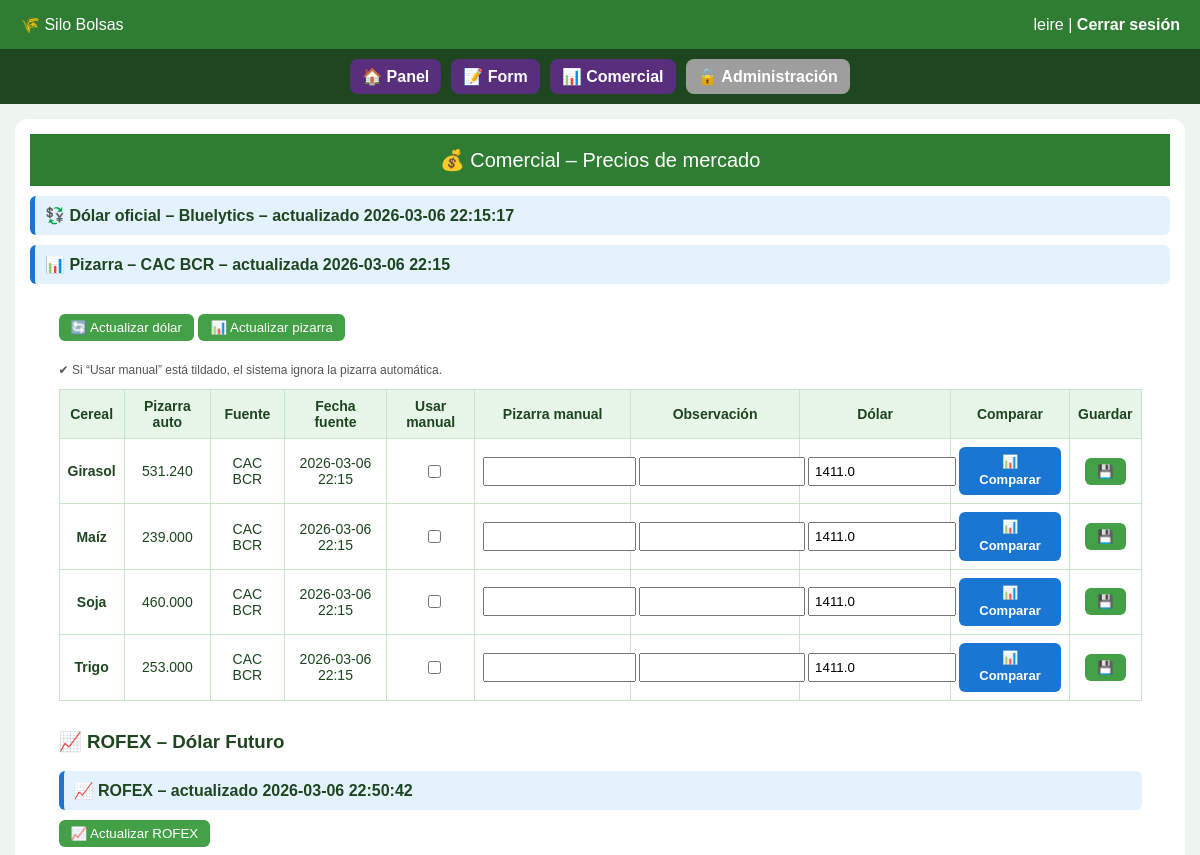
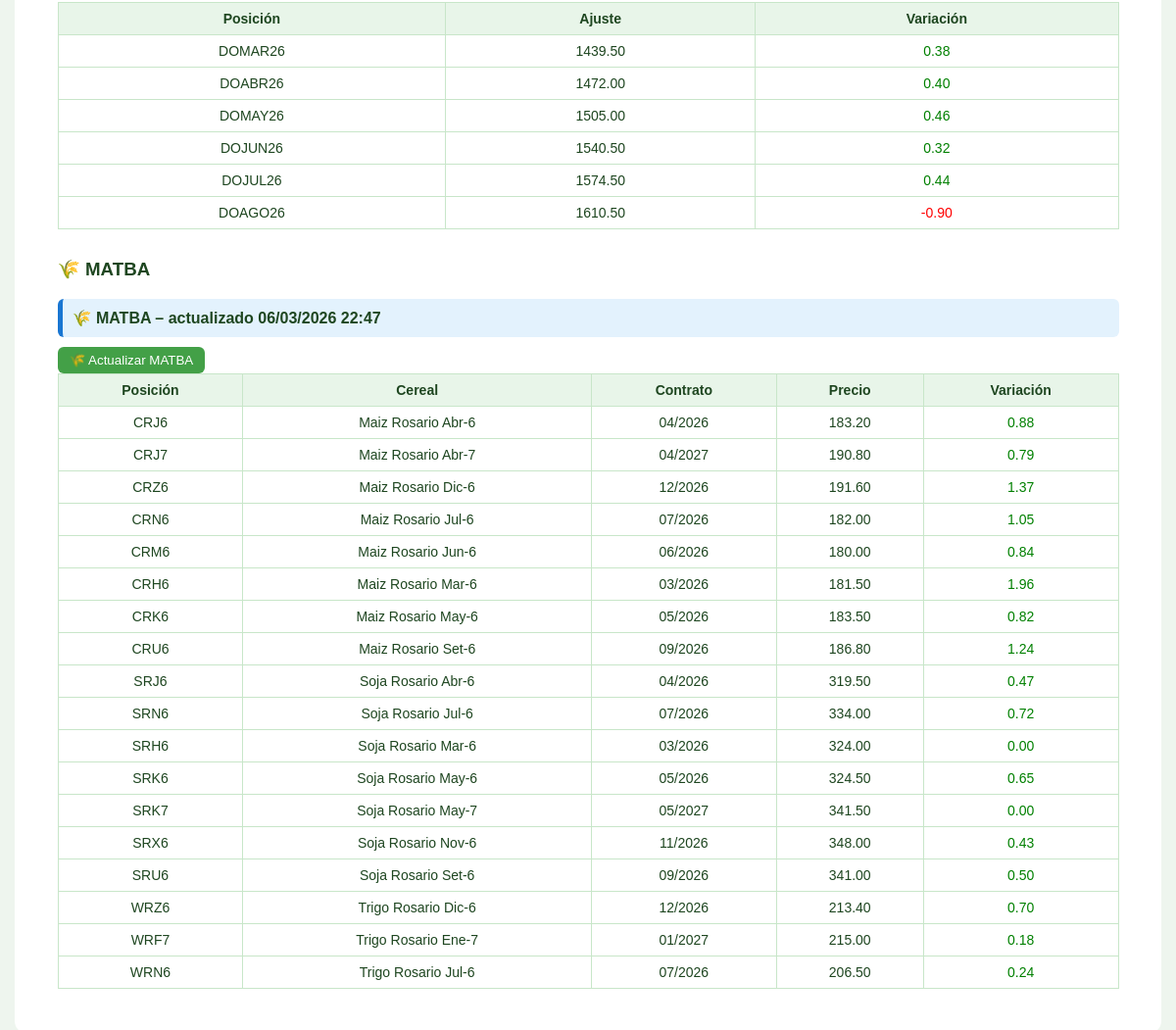
/comercial/ (signed in), run on the app's committed database (2 pictures, top to bottom).
### tables this page shows
CREATE TABLE usuarios (
            id INTEGER PRIMARY KEY AUTOINCREMENT,
            username TEXT UNIQUE NOT NULL,
            password TEXT NOT NULL,
            rol TEXT NOT NULL,
            empresa_id INTEGER,
            sucursal_id INTEGER,
            es_superadmin INTEGER DEFAULT 0,
            forzar_cambio_password INTEGER DEFAULT 0,
            FOREIGN KEY (empresa_id) REFERENCES empresas(id),
            FOREIGN KEY (sucursal_id) REFERENCES sucursales(id)
        );

CREATE TABLE mercado (
            id INTEGER PRIMARY KEY AUTOINCREMENT,
            empresa_id INTEGER NOT NULL,
            cereal TEXT,
            pizarra_auto REAL,
            fuente TEXT,
            fecha_fuente TEXT,
            pizarra_manual REAL,
            usar_manual INTEGER DEFAULT 0,
            obs_precio TEXT,
            dolar REAL,
            fecha TEXT,
            UNIQUE(empresa_id, cereal),
            FOREIGN KEY (empresa_id) REFERENCES empresas(id)
        );

CREATE TABLE rofex (
        id INTEGER PRIMARY KEY AUTOINCREMENT,
        posicion TEXT NOT NULL,
        ajuste REAL,
        ajuste_anterior REAL,
        variacion REAL,
        fecha DATETIME DEFAULT CURRENT_TIMESTAMP
    );

CREATE TABLE matba (
        id INTEGER PRIMARY KEY AUTOINCREMENT,
        posicion TEXT NOT NULL,
        cereal TEXT,
        precio REAL,
        precio_anterior REAL,
        variacion REAL,
        fecha DATETIME DEFAULT CURRENT_TIMESTAMP
    , mes TEXT);

### comercial/routes.py (the view)
@comercial_bp.route("/")
@login_required
def comercial():
    if not tiene_permiso("comercial"):
        return acceso_denegado("comercial")
    empresa_id = empresa_actual()
    if not empresa_id:
        return redirect(url_for("panel.panel"))
    conn = get_db()
    rows = conn.execute("""
        SELECT cereal,
            pizarra_auto,
            fuente,
            fecha_fuente,
            pizarra_manual,
            usar_manual,
            obs_precio,
            dolar,
            fecha
        FROM mercado
        WHERE empresa_id=?
        ORDER BY cereal
    """, (empresa_id,)).fetchall()
    dolar_info = conn.execute("""
        SELECT dolar, fecha
        FROM mercado
        WHERE empresa_id=?
        AND dolar > 0
        ORDER BY fecha DESC
        LIMIT 1
    """, (empresa_id,)).fetchone()
    fecha_dolar_arg = None
    if dolar_info and dolar_info["fecha"]:
        fecha_utc = datetime.fromisoformat(dolar_info["fecha"])
        fecha_utc = fecha_utc.replace(tzinfo=ZoneInfo("UTC"))
        fecha_arg = fecha_utc.astimezone(ZoneInfo("America/Argentina/Buenos_Aires"))
        fecha_dolar_arg = fecha_arg.strftime("%Y-%m-%d %H:%M:%S")
    fecha_pizarra = None
    if rows:
        fecha_pizarra = rows[0]["fecha_fuente"]
    rofex = conn.execute("""
        SELECT posicion, ajuste, variacion, fecha
        FROM rofex
        ORDER BY fecha DESC
        LIMIT 10
    """).fetchall()
    rofex_fecha = conn.execute("""
        SELECT fecha
        FROM rofex
        ORDER BY fecha DESC
        LIMIT 1
    """).fetchone()
    fecha_rofex_arg = None
    if rofex_fecha and rofex_fecha["fecha"]:
        fecha_utc = datetime.fromisoformat(rofex_fecha["fecha"])
        fecha_utc = fecha_utc.replace(tzinfo=ZoneInfo("UTC"))
        fecha_arg = fecha_utc.astimezone(ZoneInfo("America/Argentina/Buenos_Aires"))
        fecha_rofex_arg = fecha_arg.strftime("%Y-%m-%d %H:%M:%S")
    matba = conn.execute("""
        SELECT posicion, cereal, precio, variacion, fecha, mes
        FROM matba
        ORDER BY fecha DESC
        LIMIT 18
    """).fetchall()
    matba_fecha = conn.execute("""
        SELECT fecha
        FROM matba
        ORDER BY fecha DESC
        LIMIT 1
    """).fetchone()
    fecha_matba_arg = None
    if matba_fecha and matba_fecha["fecha"]:
        fecha_obj = datetime.fromisoformat(matba_fecha["fecha"])
        fecha_matba_arg = fecha_obj.strftime("%d/%m/%Y %H:%M")
    conn.close()
    return render_template(
        "comercial.html",
        mercado=rows,
        dolar_info=dolar_info,
        fecha_dolar_arg=fecha_dolar_arg,
        fecha_pizarra=fecha_pizarra,
        rofex=rofex,
        fecha_rofex_arg=fecha_rofex_arg,
        matba=matba,
        fecha_matba_arg=fecha_matba_arg,
        puede_comparador=tiene_permiso("comparador"),
    )

### app.py (called while the page is built, shortened)
@app.context_processor
def inject_permisos():
    return dict(tiene_permiso=tiene_permiso)

@app.context_processor
def inject_estado_contrato():
    empresa_alerta = None
    empresa_vencida = False
    if current_user.is_authenticated and not current_user.es_superadmin:
        conn = get_db()
        empresa = conn.execute("""
            SELECT fecha_vencimiento
            FROM empresas
            WHERE id=?
        """, (current_user.empresa_id,)).fetchone()
        conn.close()
    return dict(
        empresa_alerta=empresa_alerta,
        empresa_vencida=empresa_vencida
    )

@app.context_processor
def inject_empresa_contexto():
    empresa_nombre = None
    return dict(empresa_activa=empresa_nombre)

### auth/models.py (called while the page is built)
    @staticmethod
    def get(user_id):
        conn = get_db()
        row = conn.execute(
            "SELECT * FROM usuarios WHERE id=?",
            (user_id,)
        ).fetchone()
        conn.close()
        if row:
            return User(row)
        return None

### auth/routes.py (called while the page is built)
@login_manager.user_loader
def load_user(user_id):
    return User.get(user_id)

### db.py (called while the page is built)
def get_db():
    if DATABASE_URL:
        conn = psycopg2.connect(DATABASE_URL)
        conn.autocommit = False
        conn.cursor_factory = psycopg2.extras.RealDictCursor
        return DBWrapper(conn, es_postgres=True)
    conn = sqlite3.connect("silobolsas.db")
    conn.row_factory = sqlite3.Row
    return DBWrapper(conn)

    def execute(self, query, params=None):
        if not self.es_postgres:
            query = query.replace("%s", "?")
        if params:
            return self.cursor.execute(query, params)
        else:
            return self.cursor.execute(query)

    def close(self):
        return self.conn.close()

### panel/routes.py (called while the page is built)
def empresa_actual():
    if current_user.es_superadmin:
        return session.get("empresa_contexto")
    return current_user.empresa_id

### templates/comercial.html (shortened to what this page needs)
{% extends "base.html" %}
{% block contenido %}
<header>💰 Comercial – Precios de mercado</header>
{% set ref = mercado[0] if mercado %}
{% if mercado and ref.fecha %}
<div style="margin:10px 0;padding:10px;background:#e3f2fd;border-left:5px solid #1976d2;border-radius:6px;font-weight:bold;">
  💱 Dólar oficial – <b>Bluelytics</b> – actualizado {{ fecha_dolar_arg }}
</div>
{% endif %}
{% if fecha_pizarra %}
<div style="margin:10px 0;padding:10px;background:#e3f2fd;border-left:5px solid #1976d2;border-radius:6px;font-weight:bold;">
  📊 Pizarra – <b>CAC BCR</b> – actualizada {{ fecha_pizarra }}
</div>
{% endif %}
<div class="container">
<button onclick="actualizarDolar()" style="margin-bottom:10px">
  🔄 Actualizar dólar
</button>
<button onclick="actualizarPizarra()">
  📊 Actualizar pizarra
</button>
<table>
<tr>
  <th>Cereal</th>
  <th>Pizarra auto</th>
  <th>Fuente</th>
  <th>Fecha fuente</th>
  <th>Usar manual</th>
  <th>Pizarra manual</th>
  <th>Observación</th>
  <th>Dólar</th>
  <th>Comparar</th>
  <th>Guardar</th>
</tr>
{% for m in mercado %}
<tr>
  <td><b>{{ m.cereal }}</b></td>
  <td>
    {% if m.pizarra_auto and m.pizarra_auto > 0 %}
      {{ "{:,.0f}".format(m.pizarra_auto).replace(",", ".") }}
    {% else %}
      -
    {% endif %}
  </td>
  <td>{{ m.fuente if m.fuente else "-" }}</td>
  <td>{{ m.fecha_fuente if m.fecha_fuente else "-" }}</td>
  <td>
    <input type="checkbox"
           id="usar_{{ m.cereal }}"
           {% if m.usar_manual %}checked{% endif %}>
  </td>
  <td>
    <input type="number" step="0.01"
           id="manual_{{ m.cereal }}"
           value="{{ m.pizarra_manual or '' }}">
  </td>
  <td>
    <input type="text"
           id="obs_{{ m.cereal }}"
           value="{{ m.obs_precio or '' }}">
  </td>
  <td>
    <input type="number" step="0.01"
           id="dolar_{{ m.cereal }}"
           value="{{ m.dolar or '' }}">
  </td>
  <td>
    <a href="{{ url_for('comercial.comparador', cereal=m.cereal) }}"
       class="btn-comparar {% if not puede_comparador %}btn-bloqueado{% endif %}">
        {% if puede_comparador %}
            📊 Comparar
        {% else %}
            🔒 Comparar
        {% endif %}
    </a>
  </td>
  <td>
    <button onclick="guardar('{{ m.cereal }}')">💾</button>
  </td>
</tr>
{% endfor %}
<p class="small">
✔ Si “Usar manual” está tildado, el sistema ignora la pizarra automática.
</p>
</table>
<h3 style="margin-top:30px;">📈 ROFEX – Dólar Futuro</h3>
{% if fecha_rofex_arg %}
<div style="margin:10px 0;padding:10px;background:#e3f2fd;border-left:5px solid #1976d2;border-radius:6px;font-weight:bold;">
📈 ROFEX – actualizado {{ fecha_rofex_arg }}
</div>
{% endif %}
<button onclick="actualizarRofex()">📈 Actualizar ROFEX</button>
{% if rofex and rofex|length > 0 %}
<table style="margin-top:10px;">
<tr>
    <th>Posición</th>
    <th>Ajuste</th>
    <th>Variación</th>
</tr>
{% for r in rofex %}
<tr>
    <td>{{ r.posicion }}</td>
    <td>{{ "%.2f"|format(r.ajuste) }}</td>
    <td style="color:{% if r.variacion >= 0 %}green{% else %}red{% endif %}">
        {{ "%.2f"|format(r.variacion) }}
    </td>
</tr>
{% endfor %}
</table>
{% else %}
<p style="margin-top:10px; color:#888;">No hay datos cargados.</p>
</table>
{% endif %}
<h3 style="margin-top:30px;">🌾 MATBA</h3>
{% if fecha_matba_arg %}
<div style="margin:10px 0;padding:10px;background:#e3f2fd;border-left:5px solid #1976d2;border-radius:6px;font-weight:bold;">
🌾 MATBA – actualizado {{ fecha_matba_arg }}
</div>
{% endif %}
<button onclick="actualizarMatba()">🌾 Actualizar MATBA</button>
{% if matba %}
<table>
<tr>
    <th>Posición</th>
    <th>Cereal</th>
    <th>Contrato</th>
    <th>Precio</th>
    <th>Variación</th>
</tr>
{% for m in matba %}
<tr>
    <td>{{ m.posicion }}</td>
    <td>{{ m.cereal }}</td>
    <td>{{ m.mes }}</td>
    <td>{{ "%.2f"|format(m.precio) }}</td>
    <td style="color:{% if m.variacion >= 0 %}green{% else %}red{% endif %}">
        {{ "%.2f"|format(m.variacion) }}
    </td>
</tr>
{% endfor %}
</table>
{% else %}
<p>No hay datos MATBA cargados.</p>
{% endif %}
</div>
{% endblock %}

### templates/base.html (shortened to what this page needs)
<!DOCTYPE html>
<html lang="es">
<head>
</head>
<body>
<div class="header">
  <div>
    🌾 Silo Bolsas
  </div>
  <div>
    {{ current_user.username }}
    |
    <a href="{{ url_for('auth.logout') }}">Cerrar sesión</a>
  </div>
</div>
{% if current_user.is_authenticated %}
<div class="nav-bar">
    {% if tiene_permiso("panel") %}
        <a href="{{ url_for('panel.panel') }}" class="nav-btn">
            🏠 Panel
        </a>
    {% else %}
        <a href="{{ url_for('panel.panel') }}" class="nav-btn locked">
            🔒 Panel
        </a>
    {% endif %}
    {% if tiene_permiso("form") %}
        <a href="{{ url_for('panel.form') }}" class="nav-btn">
            📝 Form
        </a>
    {% else %}
        <a href="{{ url_for('panel.form') }}" class="nav-btn locked">
            🔒 Form
        </a>
    {% endif %}
    {% if tiene_permiso("comercial") %}
        <a href="{{ url_for('comercial.comercial') }}" class="nav-btn">
            📊 Comercial
        </a>
    {% else %}
        <a href="{{ url_for('comercial.comercial') }}" class="nav-btn locked">
            🔒 Comercial
        </a>
    {% endif %}
    {% if current_user.es_superadmin or tiene_permiso("admin") %}
        <a href="{{ url_for('admin.admin_usuarios') }}" class="nav-btn admin">
            ⚙ Administración
        </a>
    {% else %}
        <a href="{{ url_for('admin.admin_usuarios') }}" class="nav-btn locked admin">
            🔒 Administración
        </a>
    {% endif %}
</div>
{% endif %}
<div class="container">
  {% block contenido %}{% endblock %}
</div>
</body>
</html>

### templates/base.html (style rules this page uses)
body { background:#e6f4ea; font-family:Arial, sans-serif; margin:0; padding:0; color:#1e4620; }
.header { background:#2e7d32; color:white; padding:15px 20px; display:flex; justify-content:space-between; align-items:center; }
.header a { color:white; text-decoration:none; font-weight:bold; }
.container { padding:25px; }
.nav-bar { background:#1e4620; padding:10px; display:flex; gap:10px; justify-content:center; flex-wrap:wrap; }
.nav-btn { background:#592e7d; color:white; padding:8px 14px; border-radius:8px; text-decoration:none; font-weight:bold; }
.nav-btn.locked { background:#9e9e9e; }
.nav-btn { padding: 8px 12px; border-radius: 8px; text-decoration: none; font-weight: bold; }

### templates/comercial.html (style rules this page uses)
body { font-family:Arial; background:#eef5ee; margin:0 }
header { background:#2e7d32; color:white; padding:14px; font-size:20px; text-align:center }
.container { width:95%; margin:15px auto; background:white; padding:15px; border-radius:12px }
table { width:100%; border-collapse:collapse }
th,td { border:1px solid #c8e6c9; padding:8px; text-align:center; font-size:14px }
th { background:#e8f5e9 }
input { width:100%; padding:5px }
button { background:#43a047; color:white; border:none; padding:6px 12px; border-radius:6px; cursor:pointer }
.small { font-size:12px; color:#555 }
.btn-comparar { display:inline-block; background:#1976d2; color:white; padding:6px 14px; border-radius:6px; text-decoration:none; font-size:13px; font-weight:bold; line-height:1.4; }

### data on the page
usuarios: username "leire"
mercado: fecha_fuente "2026-03-06 22:15", cereal "Girasol", pizarra_auto "531.240", fuente "CAC BCR", dolar "1411.0"
mercado: cereal "Maíz", pizarra_auto "239.000", fuente "CAC BCR", fecha_fuente "2026-03-06 22:15", dolar "1411.0"
mercado: cereal "Soja", pizarra_auto "460.000", fuente "CAC BCR", fecha_fuente "2026-03-06 22:15", dolar "1411.0"
mercado: cereal "Trigo", pizarra_auto "253.000", fuente "CAC BCR", fecha_fuente "2026-03-06 22:15", dolar "1411.0"
rofex: posicion "DOMAR26", ajuste "1439.50", variacion "0.38"
rofex: posicion "DOABR26", ajuste "1472.00", variacion "0.40"
rofex: posicion "DOMAY26", ajuste "1505.00", variacion "0.46"
rofex: posicion "DOJUN26", ajuste "1540.50", variacion "0.32"
rofex: posicion "DOJUL26", ajuste "1574.50", variacion "0.44"
rofex: posicion "DOAGO26", ajuste "1610.50", variacion "-0.90"
matba: posicion "CRJ6", cereal "Maiz Rosario Abr-6", mes "04/2026", precio "183.20", variacion "0.88"
matba: posicion "CRJ7", cereal "Maiz Rosario Abr-7", mes "04/2027", precio "190.80", variacion "0.79"
matba: posicion "CRZ6", cereal "Maiz Rosario Dic-6", mes "12/2026", precio "191.60", variacion "1.37"
matba: posicion "CRN6", cereal "Maiz Rosario Jul-6", mes "07/2026", precio "182.00", variacion "1.05"
matba: posicion "CRM6", cereal "Maiz Rosario Jun-6", mes "06/2026", precio "180.00", variacion "0.84"
matba: posicion "CRH6", cereal "Maiz Rosario Mar-6", mes "03/2026", precio "181.50", variacion "1.96"
matba: posicion "CRK6", cereal "Maiz Rosario May-6", mes "05/2026", precio "183.50", variacion "0.82"
matba: posicion "CRU6", cereal "Maiz Rosario Set-6", mes "09/2026", precio "186.80", variacion "1.24"
matba: posicion "SRJ6", cereal "Soja Rosario Abr-6", mes "04/2026", precio "319.50", variacion "0.47"
matba: posicion "SRN6", cereal "Soja Rosario Jul-6", mes "07/2026", precio "334.00", variacion "0.72"
matba: posicion "SRH6", cereal "Soja Rosario Mar-6", mes "03/2026", precio "324.00", variacion "0.00"
matba: posicion "SRK6", cereal "Soja Rosario May-6", mes "05/2026", precio "324.50", variacion "0.65"
matba: posicion "SRK7", cereal "Soja Rosario May-7", mes "05/2027", precio "341.50", variacion "0.00"
matba: posicion "SRX6", cereal "Soja Rosario Nov-6", mes "11/2026", precio "348.00", variacion "0.43"
matba: posicion "SRU6", cereal "Soja Rosario Set-6", mes "09/2026", precio "341.00", variacion "0.50"
matba: posicion "WRZ6", cereal "Trigo Rosario Dic-6", mes "12/2026", precio "213.40", variacion "0.70"
matba: posicion "WRF7", cereal "Trigo Rosario Ene-7", mes "01/2027", precio "215.00", variacion "0.18"
matba: posicion "WRN6", cereal "Trigo Rosario Jul-6", mes "07/2026", precio "206.50", variacion "0.24"

### other printed values
{{ fecha_dolar_arg }} "2026-03-06 22:15:17"
{{ fecha_rofex_arg }} "2026-03-06 22:50:42"
{{ fecha_matba_arg }} "06/03/2026 22:47"
